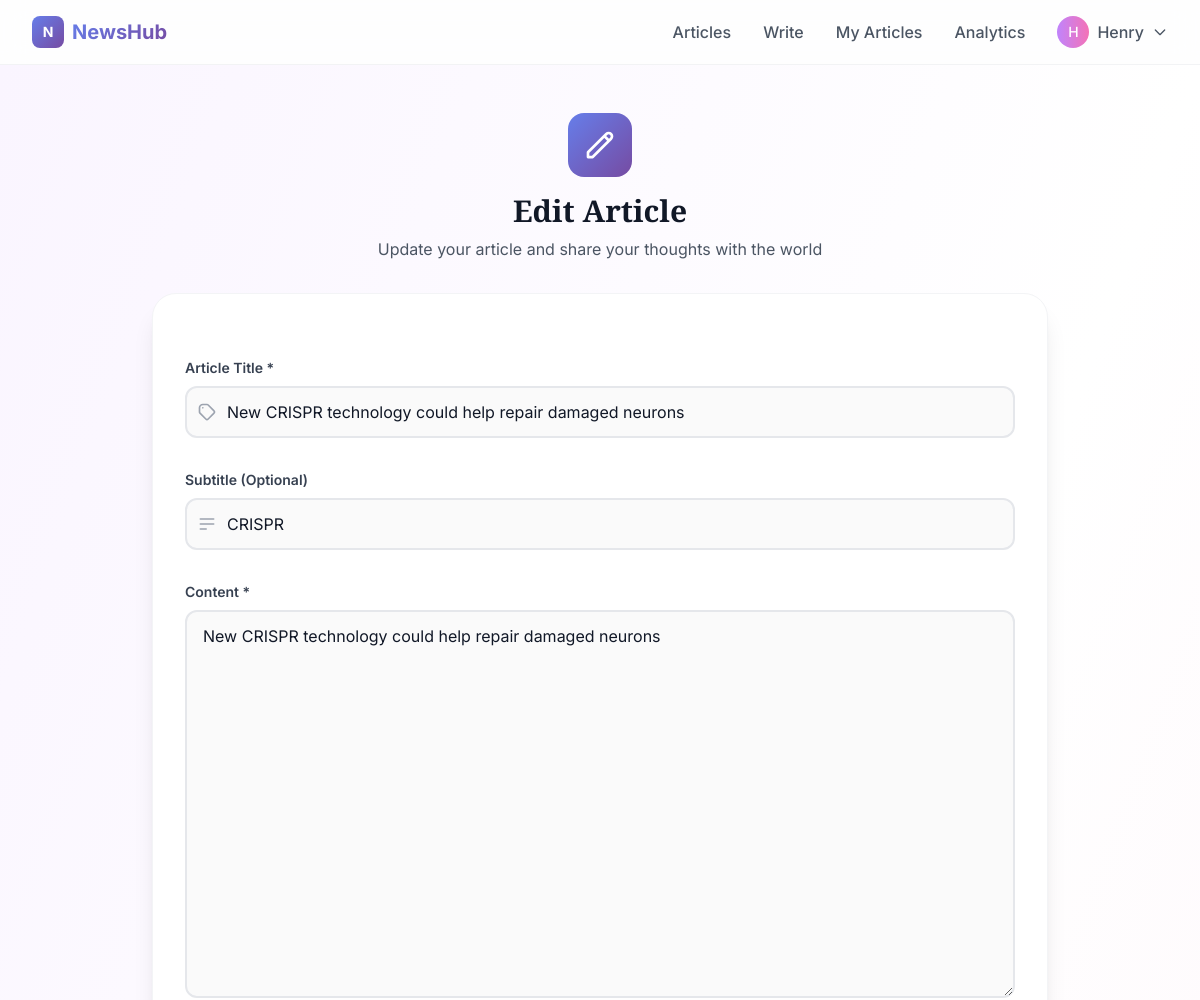
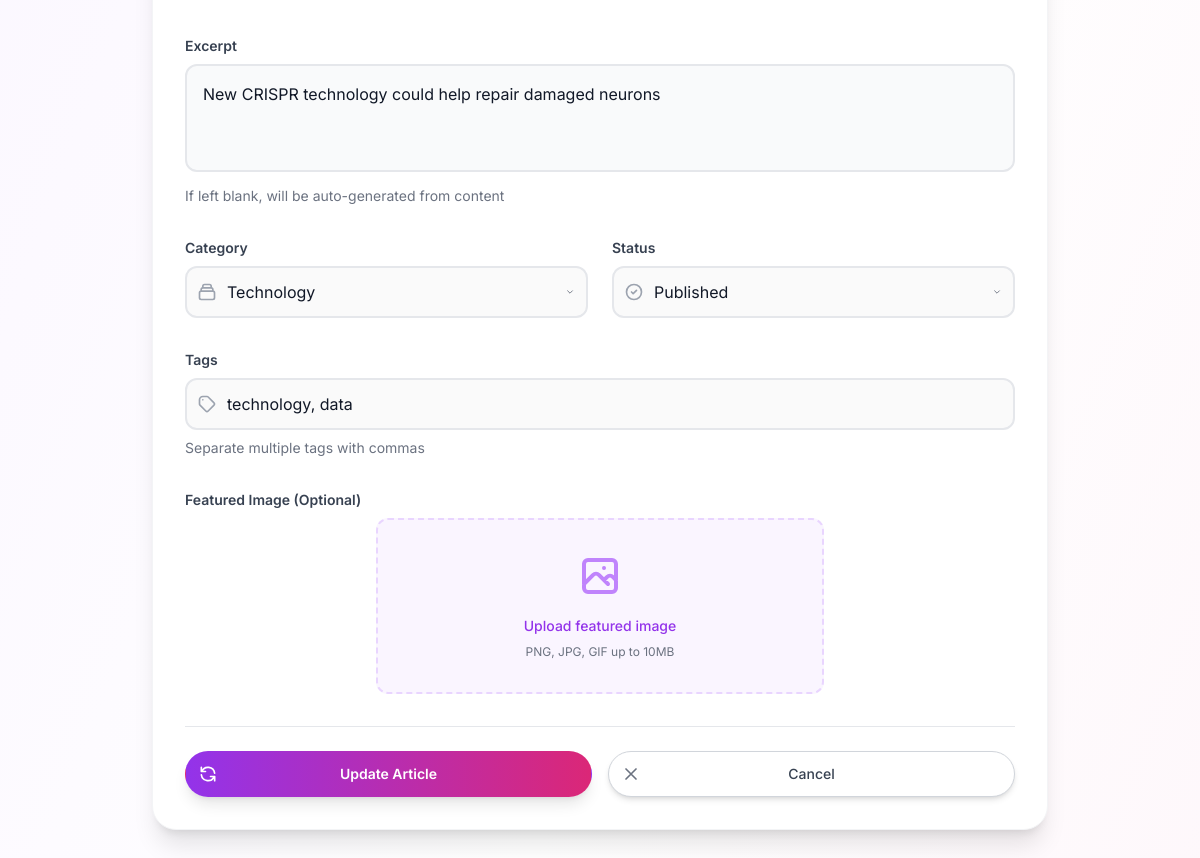
Page /articles/new-crispr-technology-could-help-repair-damaged-neurons/edit/ (signed in) on the committed database (2 pictures, top to bottom).
### articles/models.py (models this page shows, shortened)
class Article(models.Model):
    STATUS_CHOICES = [
        ('draft', 'Draft'),
        ('published', 'Published'),
        ('archived', 'Archived'),
    ]
    title = models.CharField(max_length=200)
    slug = models.SlugField(max_length=200, unique=True, blank=True)
    subtitle = models.CharField(max_length=250, blank=True)
    content = models.TextField()
    excerpt = models.TextField(max_length=500, blank=True)
    featured_image = models.ImageField(upload_to='articles/', blank=True, null=True)
    author = models.ForeignKey(User, on_delete=models.CASCADE, related_name='articles')
    category = models.ForeignKey(Category, on_delete=models.SET_NULL, null=True, blank=True)
    tags = models.CharField(max_length=200, blank=True, help_text="Comma-separated tags")
    status = models.CharField(max_length=20, choices=STATUS_CHOICES, default='draft')
    created_at = models.DateTimeField(auto_now_add=True)
    updated_at = models.DateTimeField(auto_now=True)
    published_at = models.DateTimeField(null=True, blank=True)
    view_count = models.PositiveIntegerField(default=0)
    like_count = models.PositiveIntegerField(default=0)
    comment_count = models.PositiveIntegerField(default=0)
    reading_time = models.PositiveIntegerField(default=0, help_text="Estimated reading time in minutes")
    word_count = models.PositiveIntegerField(default=0)
    class Meta:
        ordering = ['-created_at']
        indexes = [
            models.Index(fields=['status', '-created_at']),
            models.Index(fields=['category', '-created_at']),
            models.Index(fields=['author', '-created_at']),
        ]
    def get_absolute_url(self):
        return reverse('article_detail', kwargs={'slug': self.slug})

### articles/views.py (the view)
# urls.py: path('<slug:slug>/edit/', views.article_edit, name='article_edit'),
@login_required
def article_edit(request, slug):
    article = get_object_or_404(Article, slug=slug, author=request.user)
    if request.method == 'POST':
        form = ArticleForm(request.POST, request.FILES, instance=article)
        if form.is_valid():
            article = form.save(commit=False)
            if article.status == 'published' and not article.published_at:
                article.published_at = timezone.now()
            article.save()
            messages.success(request, f'Article "{article.title}" updated successfully!')
            return redirect('article_detail', slug=article.slug)
    else:
        form = ArticleForm(instance=article)
    return render(request, 'articles/article_form.html', {
        'form': form,
        'article': article,
        'title': 'Edit Article'
    })

### articles/models.py (called while the page is built)
    def __str__(self):
        return self.name

### templates/articles/article_form.html (shortened to what this page needs)
{% extends 'base.html' %}
{% block content %}
<div class="min-h-screen bg-gradient-to-br from-purple-50 via-white to-pink-50 py-12 px-4 sm:px-6 lg:px-8">
    <div class="max-w-4xl mx-auto">
        <div class="text-center mb-8">
            <div class="flex justify-center mb-4">
                <div class="w-16 h-16 gradient-bg rounded-2xl flex items-center justify-center">
                    <svg class="w-8 h-8 text-white" fill="none" stroke="currentColor" viewBox="0 0 24 24">
                        <path stroke-linecap="round" stroke-linejoin="round" stroke-width="2" d="M15.232 5.232l3.536 3.536m-2.036-5.036a2.5 2.5 0 113.536 3.536L6.5 21.036H3v-3.572L16.732 3.732z"></path>
                    </svg>
                </div>
            </div>
            <h1 class="text-3xl font-display font-bold text-gray-900 mb-2">
                {{ title }}
            </h1>
            <p class="text-gray-600">
                {% if article %}Update your article{% else %}Create a new article{% endif %} and share your thoughts with the world
            </p>
        </div>
        <div class="bg-white rounded-3xl shadow-xl border border-gray-100 p-8">
            <form method="post" enctype="multipart/form-data" class="space-y-8">
                <div>
                    <label for="{{ form.title.id_for_label }}" class="block text-sm font-semibold text-gray-700 mb-2">
                        Article Title *
                    </label>
                    <div class="relative">
                        <div class="absolute inset-y-0 left-0 pl-3 flex items-center pointer-events-none">
                        </div>
                        {{ form.title }}
                    </div>
                </div>
                <div>
                    <label for="{{ form.subtitle.id_for_label }}" class="block text-sm font-semibold text-gray-700 mb-2">
                        Subtitle (Optional)
                    </label>
                    <div class="relative">
                        <div class="absolute inset-y-0 left-0 pl-3 flex items-center pointer-events-none">
                        </div>
                        {{ form.subtitle }}
                    </div>
                </div>
                <div>
                    <label for="{{ form.content.id_for_label }}" class="block text-sm font-semibold text-gray-700 mb-2">
                        Content *
                    </label>
                    {{ form.content }}
                </div>
                <div>
                    <label for="{{ form.excerpt.id_for_label }}" class="block text-sm font-semibold text-gray-700 mb-2">
                        Excerpt
                    </label>
                    <textarea name="excerpt" rows="3"
                              class="w-full p-4 border-2 border-gray-200 rounded-xl focus:outline-none focus:border-purple-500 focus:bg-white transition-all duration-200 bg-gray-50 resize-none text-gray-900"
                              placeholder="A brief summary of your article...">{{ form.excerpt.value|default:'' }}</textarea>
                    {% if form.excerpt.help_text %}
                        <p class="mt-2 text-sm text-gray-500">{{ form.excerpt.help_text }}</p>
                    {% endif %}
                </div>
                <div class="grid grid-cols-1 md:grid-cols-2 gap-6">
                    <div>
                        <label for="{{ form.category.id_for_label }}" class="block text-sm font-semibold text-gray-700 mb-2">
                            Category
                        </label>
                        <div class="relative">
                            <div class="absolute inset-y-0 left-0 pl-3 flex items-center pointer-events-none">
                            </div>
                            {{ form.category }}
                        </div>
                    </div>
                    <div>
                        <label for="{{ form.status.id_for_label }}" class="block text-sm font-semibold text-gray-700 mb-2">
                            Status
                        </label>
                        <div class="relative">
                            <div class="absolute inset-y-0 left-0 pl-3 flex items-center pointer-events-none">
                            </div>
                            {{ form.status }}
                        </div>
                    </div>
                </div>
                <div>
                    <label for="{{ form.tags.id_for_label }}" class="block text-sm font-semibold text-gray-700 mb-2">
                        Tags
                    </label>
                    <div class="relative">
                        <div class="absolute inset-y-0 left-0 pl-3 flex items-center pointer-events-none">
                        </div>
                        {{ form.tags }}
                    </div>
                    {% if form.tags.help_text %}
                        <p class="mt-2 text-sm text-gray-500">{{ form.tags.help_text }}</p>
                    {% endif %}
                </div>
                <div>
                    <label for="{{ form.featured_image.id_for_label }}" class="block text-sm font-semibold text-gray-700 mb-2">
                        Featured Image (Optional)
                    </label>
                    <div class="flex justify-center">
                        <label class="relative cursor-pointer bg-purple-50 hover:bg-purple-100 rounded-xl px-6 py-8 border-2 border-purple-200 border-dashed transition-all duration-200 hover:border-purple-300 w-full max-w-md">
                            <div class="text-center">
                                <div class="mt-4 text-sm text-purple-600 font-medium">Upload featured image</div>
                                <div class="mt-2 text-xs text-gray-500">PNG, JPG, GIF up to 10MB</div>
                            </div>
                        </label>
                    </div>
                </div>
                <div class="flex flex-col sm:flex-row gap-4 pt-6 border-t border-gray-200">
                    <button type="submit" class="group relative flex-1 flex justify-center py-3 px-4 border border-transparent text-sm font-semibold rounded-full text-white bg-gradient-to-r from-purple-600 to-pink-600 hover:from-purple-700 hover:to-pink-700 focus:outline-none focus:ring-2 focus:ring-offset-2 focus:ring-purple-500 transition-all duration-200 shadow-lg hover:shadow-xl hover:scale-105">
                        <span class="absolute left-0 inset-y-0 flex items-center pl-3">
                            {% if article %}
                                <svg class="h-5 w-5 text-white group-hover:text-white" fill="none" stroke="currentColor" viewBox="0 0 24 24">
                                    <path stroke-linecap="round" stroke-linejoin="round" stroke-width="2" d="M4 4v5h.582m15.356 2A8.001 8.001 0 004.582 9m0 0H9m11 11v-5h-.581m0 0a8.003 8.003 0 01-15.357-2m15.357 2H15"></path>
                                </svg>
                            {% else %}
                                <svg class="h-5 w-5 text-white group-hover:text-white" fill="none" stroke="currentColor" viewBox="0 0 24 24">
                                    <path stroke-linecap="round" stroke-linejoin="round" stroke-width="2" d="M12 4v16m8-8H4"></path>
                                </svg>
                            {% endif %}
                        </span>
                        {% if article %}Update Article{% else %}Create Article{% endif %}
                    </button>
                    <a href="{% if article %}{{ article.get_absolute_url }}{% else %}{% url 'article_list' %}{% endif %}"
                       class="group relative flex-1 flex justify-center py-3 px-4 border border-gray-300 text-sm font-medium rounded-full text-gray-700 bg-white hover:bg-gray-50 focus:outline-none focus:ring-2 focus:ring-offset-2 focus:ring-purple-500 transition-all duration-200 shadow-md hover:shadow-lg">
                        <span class="absolute left-0 inset-y-0 flex items-center pl-3">
                            <svg class="h-5 w-5 text-gray-500 group-hover:text-gray-700" fill="none" stroke="currentColor" viewBox="0 0 24 24">
                                <path stroke-linecap="round" stroke-linejoin="round" stroke-width="2" d="M6 18L18 6M6 6l12 12"></path>
                            </svg>
                        </span>
                        Cancel
                    </a>
                </div>
            </form>
        </div>
    </div>
</div>
{% endblock %}

### templates/base.html (shortened to what this page needs)
<!DOCTYPE html>
<html lang="en">
<head>
    <script src="https://cdn.tailwindcss.com"></script>
</head>
<body class="bg-gray-50 text-gray-900 min-h-screen">
    <nav class="bg-white/80 backdrop-blur-md border-b border-gray-200/50 sticky top-0 z-50">
        <div class="max-w-7xl mx-auto px-4 sm:px-6 lg:px-8">
            <div class="flex justify-between items-center h-16">
                <div class="flex items-center">
                    <a href="{% url 'home' %}" class="flex items-center space-x-2">
                        <div class="w-8 h-8 gradient-bg rounded-lg flex items-center justify-center">
                            <span class="text-white font-bold text-sm">N</span>
                        </div>
                        <span class="text-xl font-bold gradient-text">NewsHub</span>
                    </a>
                </div>
                <div class="hidden md:flex items-center space-x-8">
                    <a href="{% url 'article_list' %}" class="text-gray-600 hover:text-purple-600 font-medium transition-colors">
                        Articles
                    </a>
                    {% if user.is_authenticated %}
                        <a href="{% url 'article_create' %}" class="text-gray-600 hover:text-purple-600 font-medium transition-colors">
                            Write
                        </a>
                        <a href="{% url 'my_articles' %}" class="text-gray-600 hover:text-purple-600 font-medium transition-colors">
                            My Articles
                        </a>
                        <a href="{% url 'analytics_dashboard' %}" class="text-gray-600 hover:text-purple-600 font-medium transition-colors">
                            Analytics
                        </a>
                        <div class="relative group">
                            <button class="flex items-center space-x-2 text-gray-600 hover:text-purple-600 font-medium">
                                <div class="w-8 h-8 bg-gradient-to-r from-purple-400 to-pink-400 rounded-full flex items-center justify-center">
                                    <span class="text-white text-sm font-medium">
                                        {{ user.first_name.0|default:user.username.0|upper }}
                                    </span>
                                </div>
                                <span>{{ user.first_name|default:user.username }}</span>
                                <svg class="w-4 h-4" fill="none" stroke="currentColor" viewBox="0 0 24 24">
                                    <path stroke-linecap="round" stroke-linejoin="round" stroke-width="2" d="M19 9l-7 7-7-7"></path>
                                </svg>
                            </button>
                        </div>
                    {% endif %}
                </div>
            </div>
        </div>
    </nav>
    <main class="min-h-screen">
        {% block content %}
        {% endblock %}
    </main>
</body>
</html>

### templates/base.html (style rules this page uses)
body { font-family: 'Inter', sans-serif; }
.font-display { font-family: 'Playfair Display', serif; }
* { transition: all 0.2s ease; }
.gradient-bg { background: linear-gradient(135deg, #667eea 0%, #764ba2 100%); }
.gradient-text { background: linear-gradient(135deg, #667eea 0%, #764ba2 100%); -webkit-background-clip: text; -webkit-text-fill-color: transparent; background-clip: text; }

### templates/articles/article_form.html (style rules this page uses)
input[type="text"], input[type="email"], select, textarea { width: 100%; padding: 12px 12px 12px 40px; border: 2px solid #e5e7eb; border-radius: 12px; font-size: 16px; transition: all 0.2s ease; background-color: #fafafa; color: #111827; }
select { padding-left: 40px; background-position: right 8px center; background-repeat: no-repeat; background-size: 16px 12px; padding-right: 40px; appearance: none; }
textarea { padding: 12px 16px; }

### rows in the picture
Article: title "New CRISPR technology could help repair damaged neurons", subtitle "CRISPR", content "New CRISPR technology could help repair damaged neurons", excerpt "New CRISPR technology could help repair damaged neurons", category "Technology", status "Published", tags "technology, data"

### other values in the picture
{{ user.first_name.0|default:user.username.0|upper }} "H"
{{ user.first_name|default:user.username }} "Henry"
{{ title }} "Edit Article"
